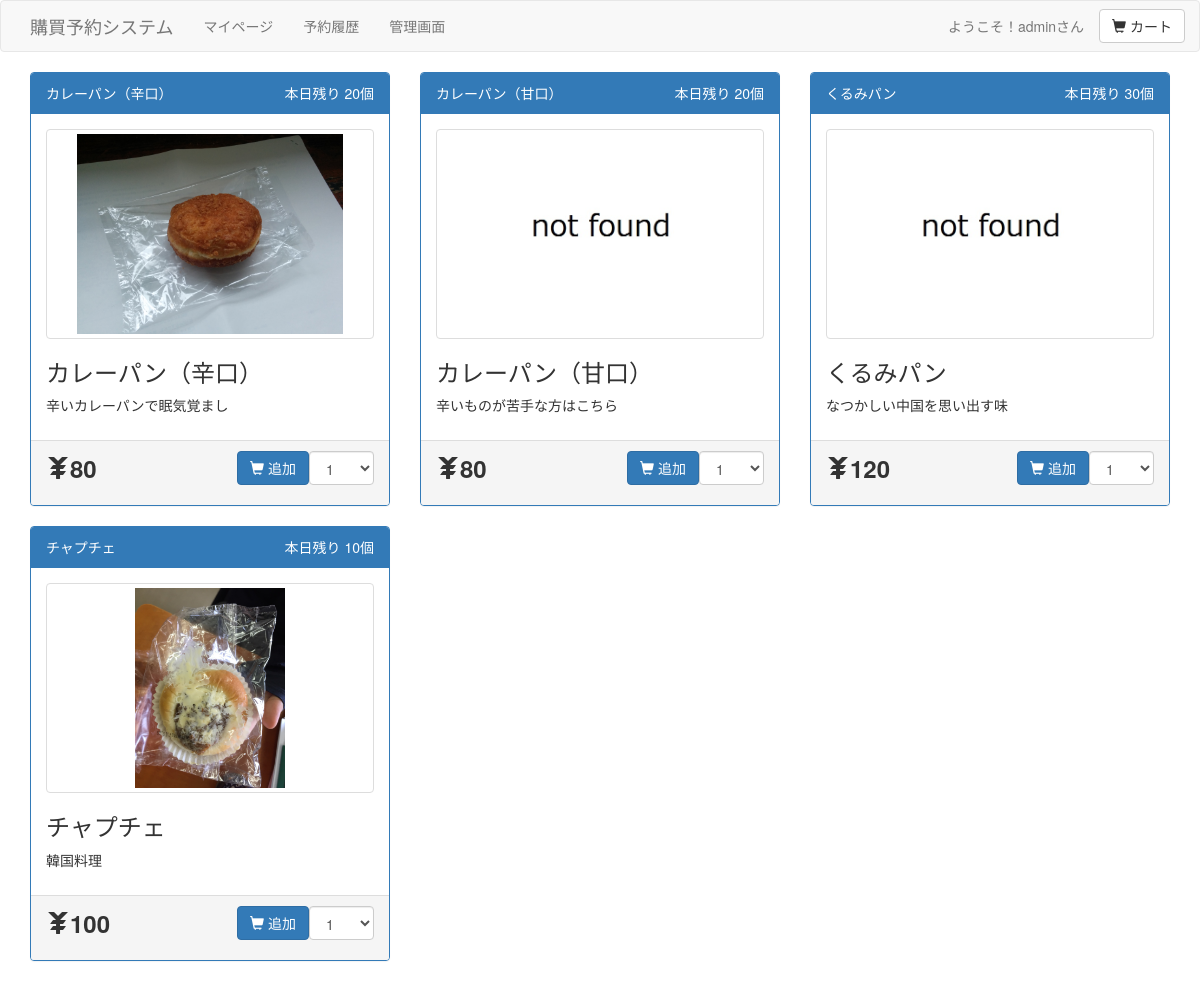
The app's page /mypage/products_list.php?cat=1 (signed in) with its own data.
### tables this page shows
CREATE TABLE IF NOT EXISTS `products` (
  `id` int(255) NOT NULL AUTO_INCREMENT,
  `name` varchar(255) NOT NULL,
  `value` int(255) NOT NULL,
  `dis_day` int(255) NOT NULL,
  `dis_value` int(255) NOT NULL,
  `day_limit` int(255) NOT NULL,
  `status` int(255) NOT NULL,
  `category` int(255) NOT NULL,
  `comment` varchar(255) NOT NULL,
  PRIMARY KEY (`id`),
  KEY `id` (`id`)
);

### mypage/products_list.php (the view, shortened to what this page needs)
<?php
	require("../head.php");
	$cat = $_GET['cat'];
?>
<?php
	$result = mysqli_query($link,"SELECT * FROM `products` WHERE `category` = '$cat'");
	echo "<div class=\"container\">";
	echo "<div class=\"row\">";
	if (isset($result)){
	  while ($row = mysqli_fetch_assoc($result)){
			$name = $row['name'];
			$comment = $row['comment'];
			$id = $row['id'];
			$value = $row['value'];
			$img = "../imgs/".$row['id'].".jpg";
			if(!$get_contents = @file_get_contents($img)){
				$img = "../imgs/not_found.jpg";
		}
			ProductCard("$name","$comment","$id","$img","$value");
		}
	}else{
		echo "a";
	}
  echo "</div>";
	echo "</div>";
function DayLimit($product_id){
		require("../connect_db.php");
		$result = mysqli_query($link,"SELECT day_limit FROM `products` WHERE `id` = '$product_id'");
		$row = mysqli_fetch_assoc($result);
		$day_limit = $row['day_limit'];
		$today = date("Y-m-d");
		$result = mysqli_query($link,"SELECT * FROM `yoyaku` WHERE `date` BETWEEN '$today 00:00:00' AND '$today 23:59:59' AND `product`= $product_id");
		$today_quantity = 0;
		$remaining = $day_limit - $today_quantity;
		return $remaining;
}
function ProductCard($name,$comment,$id,$img,$value){
		$weekno = date('w');
		require("../connect_db.php");
		$result = mysqli_query($link,"SELECT id,name,value,dis_day,dis_value FROM products WHERE id = '$id'");
		$row = mysqli_fetch_array($result);
		if ($row[3] == $weekno) {
			$display = "<br><b>（本日".$row[4]."円引き！）</b>";
			$row[2] = $row[2]-$row[4];
			$value = "<font size=\"5\" color=\"#FF0000\">".$row[2]."</font>";
		} else {
			$display = "";
		};
		$daylimit = DayLimit($id);
	  echo <<<EOM
		<form action="cart.php" method="post">
		<div class="col-md-4">
	  <div class="panel panel-primary">
	  <div class="panel-heading"><div style="float:left;">$name</div><div style="text-align:right;">本日残り {$daylimit}個</div></div>
	  <div class="panel-body">
	    <div class="thumbnail">
	      <img src="$img">
	    </div>
	    <h3>$name</h3>
	    <p>{$comment}{$display}</p>
	  </div>
	  <div class="panel-footer">
			<div style="float:left;"><font size="5"><b><span class="glyphicon glyphicon-yen aria-hidden="true"></span>$value</b></font></div>
			<div class="pull-right">
			<select name="{$id}" class="form-control" style="width: 65px">
			<optgroup>
EOM;
			if(!$daylimit==0){
				if($daylimit<5){
					for($i=1; $i<=$daylimit; $i++){
						echo "<option value=\"".$i."\">".$i."</option>";
					}
				}else{
					for($i=1; $i<=5; $i++){
						echo "<option value=\"".$i."\">".$i."</option>";
					}
				}
				echo <<<EOM
				<optgroup>
				</select></div>
				<div style="text-align:right;">
				<button type="submit" name="add" value="{$id}" class="btn btn-primary"><span class="glyphicon glyphicon-shopping-cart" aria-hidden="true"></span> 追加</button></p></font>
				</div>
EOM;
			}
			echo <<<EOM
			</div>
		</div>
	  </div>
EOM;
	}
?>

### mypage/products_list.php (style rules this page uses)
img { max-height: 200px; }

### records on screen
products: name "カレーパン（辛口）", daylimit "20", shows a picture, comment "辛いカレーパンで眠気覚まし", value "80", id+day_limit "1"
products: name "カレーパン（甘口）", daylimit "20", comment "辛いものが苦手な方はこちら", value "80", id+day_limit "1"
products: name "くるみパン", daylimit "30", comment "なつかしい中国を思い出す味", value "120", id+day_limit "1"
products: name "チャプチェ", daylimit "10", shows a picture, comment "韓国料理", value "100", id+day_limit "1"

### other values on screen
$_SESSION['sid'] "admin"
